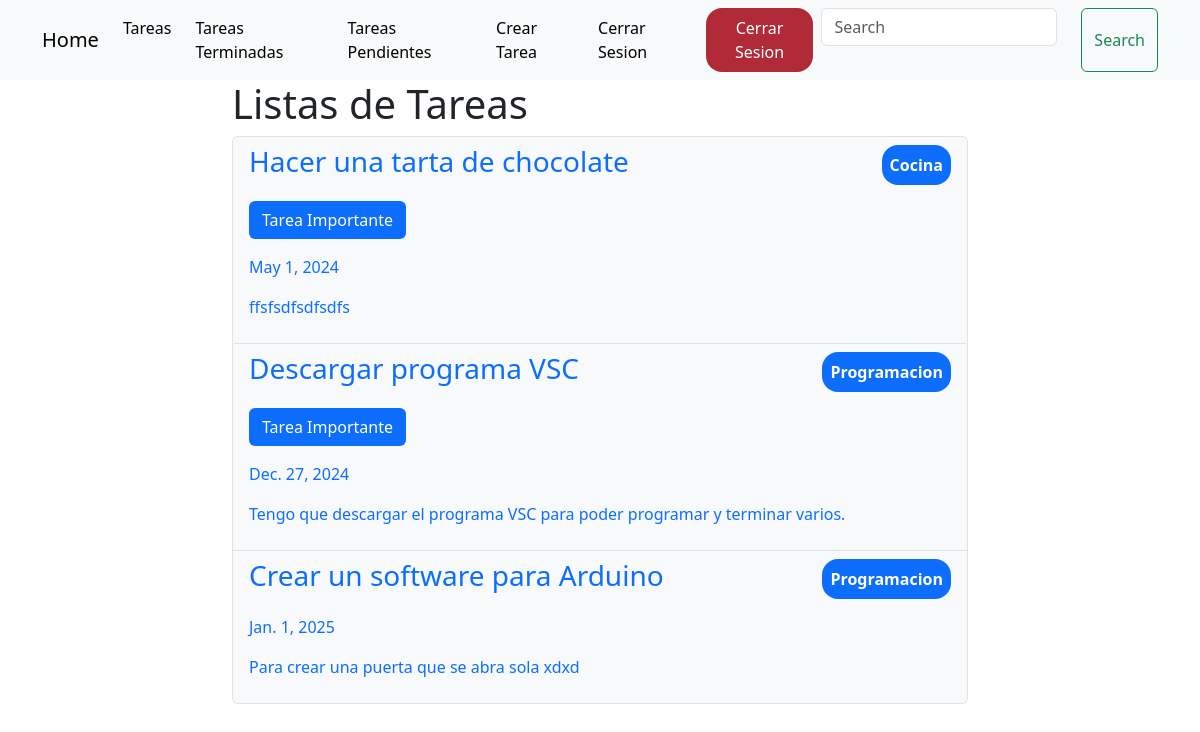
/tasks/ (signed in), run on the app's committed database.
### tasks/models.py (models this page shows, shortened)
class Tarea(models.Model):
    titulo =models.CharField(max_length=50)
    descripcion =models.TextField(max_length=100)
    fecha_limite = models.DateField(null=True)
    categoria = models.CharField(max_length=20)
    usuario = models.ForeignKey(User, on_delete=models.CASCADE)
    importante = models.BooleanField(default=False)
    public = models.BooleanField(default=False)
    hecho = models.BooleanField(default=False)

### tasks/views.py (the view)
# urls.py: path('tasks/', include('tasks.urls'), name='tasks'),
@login_required
def tasks(request):
    tareas = Tarea.objects.filter(usuario=request.user).order_by('fecha_limite')
    return render(request, 'tasks.html', {
        'tareas': tareas
    })

### tasks/templates/tasks.html
{% extends 'index.html' %}
{% block content %}
    <main class="container">
        <div class="row">
            <div class="col-md-8 offset-md-2">
                <h1>Listas de Tareas</h1>
                <ul class="list-group">
                    {% for tarea in tareas %}
                        <li class="list-group-item bg-light">
                            <a href="{% url 'tasks_edit' tarea.id %}" class="text-decoration-none">
                                <header class="d-flex justify-content-between">
                                    <h3>{{tarea.titulo}}</h3>
                                    <p class="d-flex rounded-4 bg-primary border-1 text-white fw-bold text-center p-2">
                                        {{tarea.categoria}}
                                    </p>
                                </header>
                                {% if tarea.importante %}
                                    <p class="text-bg-primary btn">Tarea Importante</p>
                                {% endif %}
                                <p>{{ tarea.fecha_limite }}</p>
                                <p>{{tarea.descripcion}}</p>
                            </a>
                        </li>
                    {% endfor %}
                </ul>
            </div>
        </div>
    </main>
{% endblock %}

### data on the page
Tarea: titulo "Hacer una tarta de chocolate", categoria "Cocina", importante "Tarea Importante", fecha_limite "May 1, 2024", descripcion "ffsfsdfsdfsdfs"
Tarea: titulo "Descargar programa VSC", categoria "Programacion", importante "Tarea Importante", fecha_limite "Dec. 27, 2024", descripcion "Tengo que descargar el programa VSC para poder programar y terminar varios."
Tarea: titulo "Crear un software para Arduino", categoria "Programacion", fecha_limite "Jan. 1, 2025", descripcion "Para crear una puerta que se abra sola xdxd"
